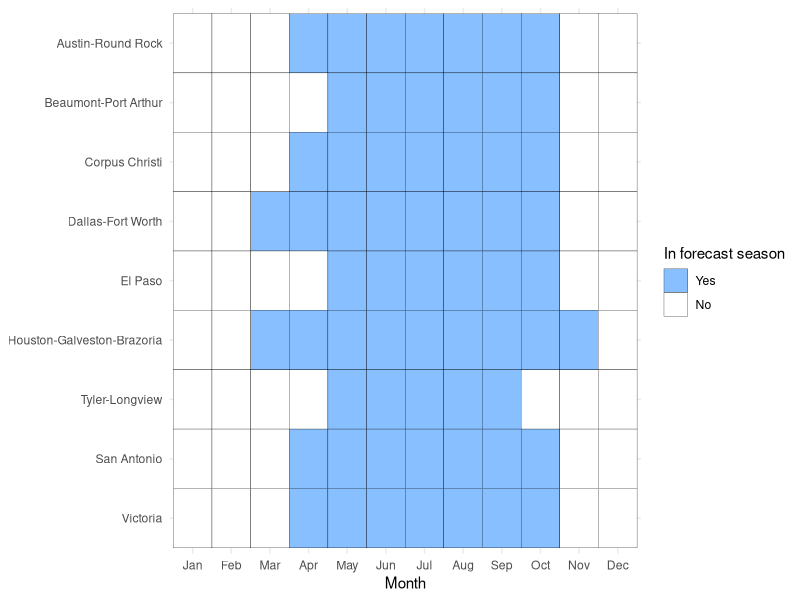

Recreate this plot in R.
## ---- chunk 1
#| label: init
#| include: false

library(tidyverse)
library(ggplot2)

eval <- TRUE  
save_figures <- FALSE
## ---- chunk 2
#| label: fig_s1

# Define valid ozone months for each region, and months and regions
valid_ozone_month_list <- list('arr' = 4:10,
                               'bpa' = 5:10,
                               'cc' = 4:10,
                               'dfw' = 3:10,
                               'elp' = 5:10,
                               'hgb' = 3:11,
                               'netx' = 5:9,
                               'san' = 4:10,
                               'vic' = 4:10)
regions <- names(valid_ozone_month_list)
months <- 1:12

# Make matrix for OAD months
oad_df <- data.frame(OAD = rep(regions, each = length(months)), 
                      Month = rep(months, by = length(regions))) |> 
  rowwise() |> 
  mutate(InSeason = Month %in% valid_ozone_month_list[[OAD]],
         OAD = factor(OAD,
                      levels = rev(regions),
                      labels = rev(c('Austin-Round Rock',
                                'Beaumont-Port Arthur',
                                'Corpus Christi',
                                'Dallas-Fort Worth',
                                'El Paso',
                                'Houston-Galveston-Brazoria',
                                'Tyler-Longview',
                                'San Antonio',
                                'Victoria'))),
         Month = as.factor(Month),
         InSeason = factor(InSeason, levels = c("TRUE", "FALSE")))

month_conversion <- c('1' = 'Jan', '2' = 'Feb', '3' = 'Mar', '4' = 'Apr',
                              '5' = 'May', '6' = 'Jun', '7' = 'Jul', '8' = 'Aug',
                              '9' = 'Sep', '10' = 'Oct', '11' = 'Nov', '12' = 'Dec')

p <- oad_df |> 
  ggplot(aes(y = OAD, x = Month, fill = InSeason)) +
  geom_tile(color = 'black') + 
  theme_minimal() + 
  scale_x_discrete(labels = month_conversion) + 
  scale_fill_manual(name = 'In forecast season',
    labels = c("TRUE" = "Yes", "FALSE" = "No"),
    values = c("TRUE" = "#87bfff", "FALSE" = "white")) + 
  labs(y = NULL) 

if (save_figures){
  prefix <- "../images/"
  ggsave(paste0(prefix,'fig_s1.pdf'),
         plot = p,
         width = 20,
         height = 10,
         units = 'cm')
}

print(p)
